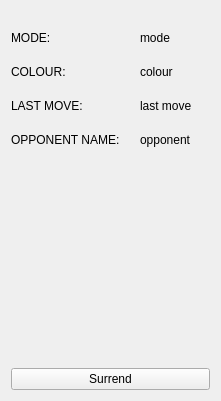
  <widget class="QWidget" name="verticalLayoutWidget">
   <property name="geometry">
    <rect>
     <x>20</x>
     <y>20</y>
     <width>221</width>
     <height>401</height>
    </rect>
   </property>
   <layout class="QVBoxLayout" name="verticalLayout_2">
    <item>
     <layout class="QFormLayout" name="formLayout_4">
      <property name="horizontalSpacing">
       <number>20</number>
      </property>
      <property name="verticalSpacing">
       <number>20</number>
      </property>
      <property name="topMargin">
       <number>20</number>
      </property>
      <property name="bottomMargin">
       <number>20</number>
      </property>
      <item row="0" column="0">
       <widget class="QLabel" name="modeLabel">
        <property name="text">
         <string>&lt;html&gt;&lt;head/&gt;&lt;body&gt;&lt;p&gt;MODE:&lt;/p&gt;&lt;/body&gt;&lt;/html&gt;</string>
        </property>
       </widget>
      </item>
      <item row="0" column="1">
       <widget class="QLabel" name="chgModeLabel">
        <property name="text">
         <string>mode</string>
        </property>
       </widget>
      </item>
      <item row="1" column="0">
       <widget class="QLabel" name="colourLabel">
        <property name="text">
         <string>&lt;html&gt;&lt;head/&gt;&lt;body&gt;&lt;p&gt;COLOUR:&lt;/p&gt;&lt;/body&gt;&lt;/html&gt;</string>
        </property>
       </widget>
      </item>
      <item row="1" column="1">
       <widget class="QLabel" name="chgColourLabel">
        <property name="text">
         <string>colour</string>
        </property>
       </widget>
      </item>
      <item row="2" column="0">
       <widget class="QLabel" name="lastMoveLabel">
        <property name="text">
         <string>LAST MOVE:</string>
        </property>
       </widget>
      </item>
      <item row="2" column="1">
       <widget class="QLabel" name="chgLastMoveLabel">
        <property name="text">
         <string>last move</string>
        </property>
       </widget>
      </item>
      <item row="3" column="0">
       <widget class="QLabel" name="opponentNameLabel">
        <property name="text">
         <string>OPPONENT NAME:</string>
        </property>
       </widget>
      </item>
      <item row="3" column="1">
       <widget class="QLabel" name="chgOpponentNameLabel">
        <property name="text">
         <string>opponent</string>
        </property>
       </widget>
      </item>
     </layout>
    </item>
    <item>
     <widget class="QPushButton" name="surrendButton">
      <property name="text">
       <string>Surrend</string>
      </property>
     </widget>
    </item>
   </layout>
  </widget>
